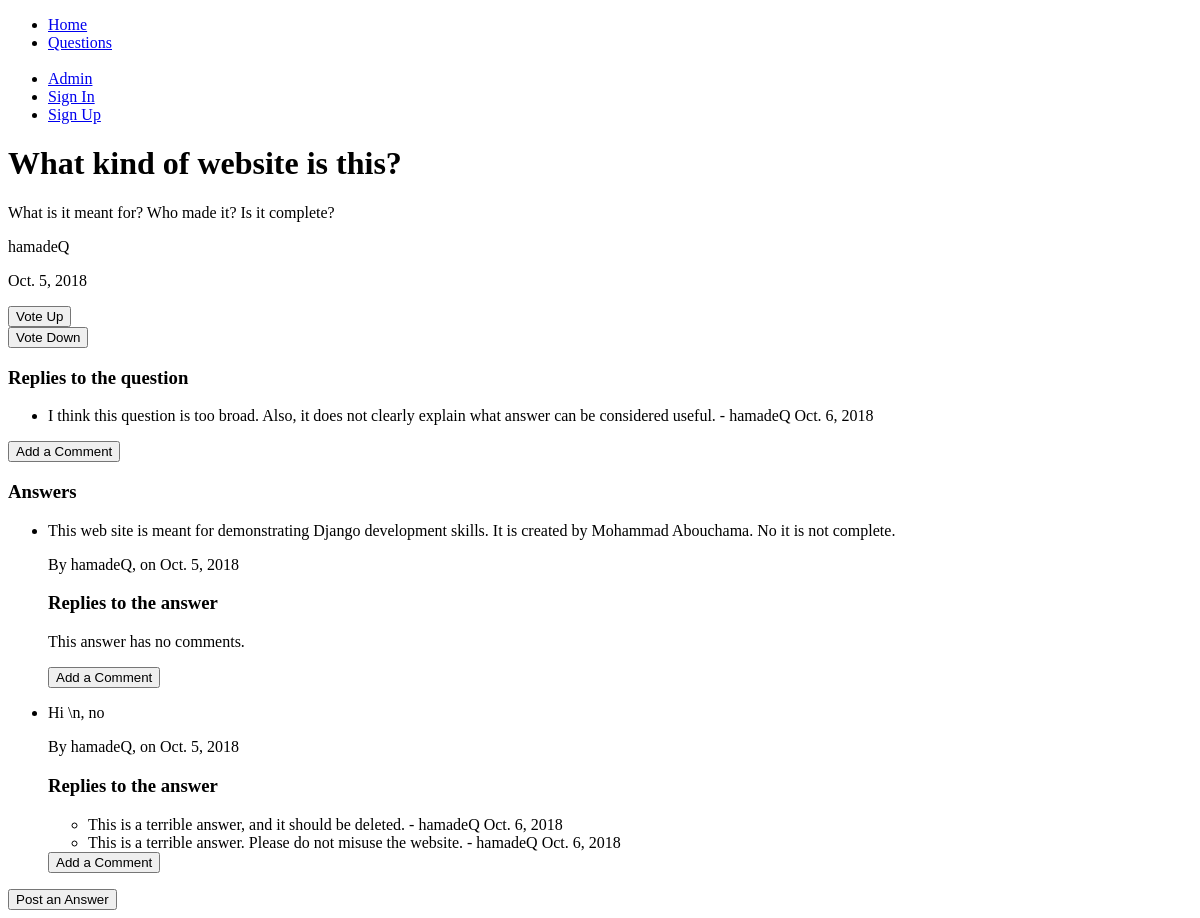
Before: /questions/question/1 with the older database file.
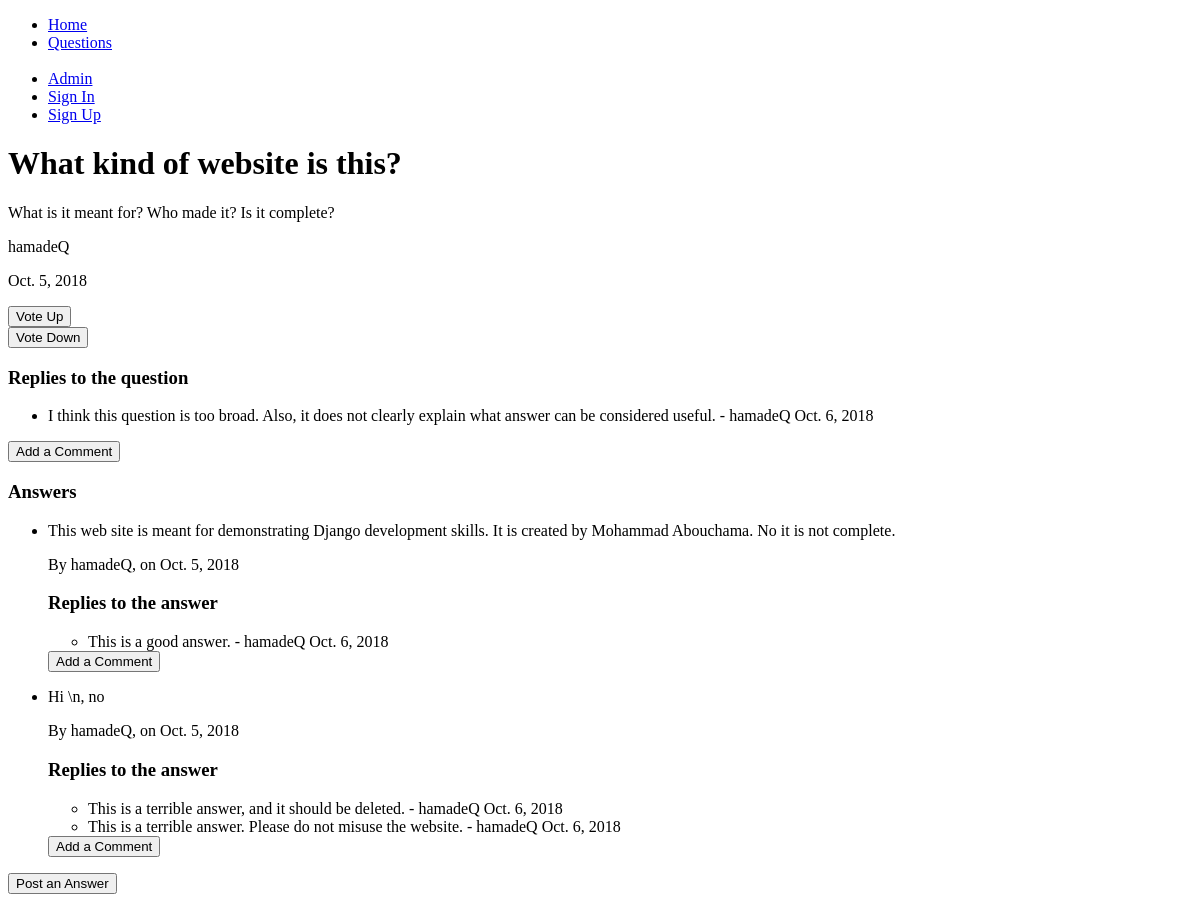
After: the same page with the newer database file.
### questions/models/question_comment_model.py (models this page shows, shortened)
class QuestionComment(models.Model):
    description = models.CharField(
        max_length = 500,
        null=True,
        blank=True,
        help_text="Describe your opinion in 2-3 sentences or less",
    )
    date_time_posted = models.DateField(auto_now = True)
    question = models.ForeignKey(
        Question,
        on_delete=models.CASCADE,
        null=True,
        help_text="The question being replied to",
    )
    author = models.ForeignKey(
        User,
        on_delete=models.SET_NULL,
        null=True,
    )

### questions/models/answer_model.py (models this page shows, shortened)
class Answer(models.Model):
    description = models.TextField(
        null=True,
        blank=True,
        help_text="Describe the answer in detail"
    )
    date_time_posted = models.DateField(auto_now = True)
    question = models.ForeignKey(
        Question,
        on_delete=models.CASCADE,
        null=True,
    )
    author = models.ForeignKey(
        User,
        on_delete=models.SET_NULL,
        null=True,
    )
    up_votes_count = models.IntegerField(
        default=0,
    )
    down_votes_count = models.IntegerField(
        default=0,
    )

### questions/models/answer_comment_model.py (models this page shows, shortened)
class AnswerComment(models.Model):
    description = models.CharField(
        max_length = 500,
        null=True,
        blank=True,
        help_text="Describe your opinion in 2-3 sentences or less",
    )
    date_time_posted = models.DateField(auto_now = True)
    answer = models.ForeignKey(
        Answer,
        on_delete=models.CASCADE,
        null=True,
        help_text="The answer being replied to",
    )
    author = models.ForeignKey(
        User,
        on_delete=models.SET_NULL,
        null=True,
    )

### questions/views/question_views.py (the view)
# urls.py: path("question/<int:pk>", views.question_views.QuestionDetailView.as_view(), name="question_detail"),
class QuestionDetailView(generic.DetailView):
    model = Question

### questions/templates/questions/question_detail.html (shortened to what this page needs)
{% extends "base_generic.html" %}
{% block content %}
    <h1>{{question.title}}</h1>
    <div class="question-div">
        <p>{{question.description}}</p>
        <p>{{question.author}}</p>
        <p>{{question.date_time_posted}}</p>
        <form action="{% url 'vote_question_up' pk=question.id %}" method="POST">
            <button type="submit">Vote Up</button>
        </form>
        <form action="{% url 'vote_question_down' pk=question.id %}" method="POST">
            <button type="submit">Vote Down</button>
        </form>
        <div class="question_comments_div">
            <h3>Replies to the question</h3>
            {% if question.questioncomment_set.all %}
            <ul>
                {% for comment in question.questioncomment_set.all %}
                <li>
                    {{ comment.description }} - {{ comment.author.username }} {{comment.date_time_posted}}
                </li>
                {% endfor %}
            </ul>
            {% else %}
            <p>This question has no comments.</p>
            {% endif %}
            <form action="{% url 'reply_to_question' pk=question.id %}" method="GET">
                <button type="submit">Add a Comment</button>
            </form>
        </div>
    </div>
    <div class="answer_div">
        <h3>Answers</h3>
        {% if question.answer_set.all %}
        <ul>
            {% for answer in question.answer_set.all %}
            <li>
                <p>{{answer.description}}</p>
                <p>
                    By {{answer.author.username}},
                     on {{answer.date_time_posted}}
                </p>
            </li>
            <div class="answer_comments_div">
                <h3>Replies to the answer</h3>
                {% if answer.answercomment_set.all %}
                <ul>
                    {% for comment in answer.answercomment_set.all %}
                    <li>
                        {{ comment.description }} - {{ comment.author.username }} {{comment.date_time_posted}}
                    </li>
                    {% endfor %}
                </ul>
                {% else %}
                <p>This answer has no comments.</p>
                {% endif %}
                <form action="{% url 'reply_to_answer' pk=answer.id %}" method="GET">
                    <button type="submit">Add a Comment</button>
                </form>
            </div>
            {% endfor %}
        </ul>
        {% else %}
        <p> This question has not been answered yet.</p>
        {% endif %}
        <form action="{% url 'post_answer' pk=question.id %}">
            <button type="submit">Post an Answer</button>
        </form>
    </div>
{% endblock %}

Changed rows visible on the page:
shown differently, row unchanged: Answer (number 1 of 2 on the later page): no longer shows "This answer has no comments."
added AnswerComment: description "This is a good answer.", author.username "hamadeQ", date_time_posted "Oct. 6, 2018", shown under Answer (number 1 of 2 on the later page)
